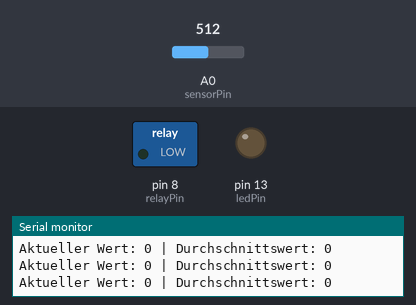
Bench run of a sketch on a simulated Arduino Nano, built with avr-gcc and run on an emulated ATmega328P. Parts: switched loads named in the sketch (green lamp = pin HIGH), output pins drawn as LEDs (lit = HIGH), the last lines printed to the serial monitor. Inputs (shaded band) come from the test bench; at power-on: A0 (sensorPin) = 512.

Above: at 2.2 s.
2.3 s: A0 (sensorPin) set to 533
3.8 s: A0 (sensorPin) set to 549
At 5.0 s:
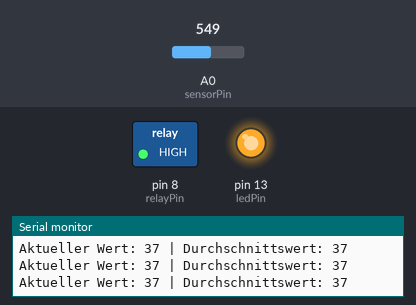
Timing chart, 0 to 6.8 s (numbered marks = the images above; inputs shaded):
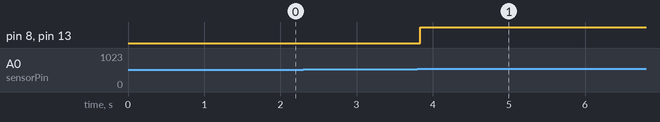

The sketch:

BlastgateBuddy.ino
```cpp
/*
 * Projektname: BlastgateBuddy
 * Version: 1.0
 * Ersteller: Johannes Boernsen
 * Datum: 28. November 2024
 * Beschreibung:
 * Dieser Sketch erkennt mittels eine ACS712-Sensors den Betriebszustand von Holzbearbeitungsmaschinen.
 * Bei eingeschalteter Maschine wird ein Relais eingeschaltet, über das eine Steuerspannung für einen Pneumatik-Absperrschieber gesteuert werden kann.
 *
 * Lizenz: GNU GPLv3
 * Repository: https://github.com/johannesboernsen/BlastgateBuddy
 */

// Pinbelegung
const int sensorPin = A0;       // Analoger Pin, an den der ACS712 angeschlossen ist
const int ledPin = 13;          // Eingebaute LED auf dem Arduino Nano
const int relayPin = 8;         // Digitaler Pin zum Steuern des Relais

// Einstellbarer Schwellwert
int threshold = 30;             // Anpassen basierend auf Ihren Messungen

// Nullpunktwert für den ACS712
int zeroPoint = 0;

// Variablen für den gleitenden Mittelwert
const int numSamples = 10;      // Anzahl der Messungen für den gleitenden Mittelwert
int sensorValues[numSamples];   // Array zur Speicherung der letzten Messungen
int currentIndex = 0;           // Aktueller Index für die Speicherung der Messungen

// Ausschaltverzögerung in Millisekunden (einstellbar)
unsigned long offDelay = 15000; // 10 Sekunden Ausschaltverzögerung

// Variablen für die Verzögerungslogik
unsigned long lastBelowThresholdTime = 0;
bool isBelowThreshold = false;
bool ledState = false;          // Aktueller Zustand der LED und des Relais (true = ein, false = aus)

void setup() {
  pinMode(ledPin, OUTPUT);      // Setzt den LED-Pin als Ausgang
  pinMode(relayPin, OUTPUT);    // Setzt den Relais-Pin als Ausgang
  Serial.begin(9600);           // Initialisiert die serielle Kommunikation

  // Nullpunkt-Kalibrierung durchführen
  zeroPoint = calibrateSensor();
  Serial.print("Kalibrierter Nullpunkt: ");
  Serial.println(zeroPoint);

  // Initialisiert das Array mit dem Nullpunktwert
  for (int i = 0; i < numSamples; i++) {
    sensorValues[i] = zeroPoint;
  }

  // LED und Relais initial ausschalten
  digitalWrite(ledPin, LOW);
  digitalWrite(relayPin, LOW);
}

void loop() {
  int sensorValue = analogRead(sensorPin);  // Liest den analogen Wert des Sensors

  // Berechnet den aktuellen Stromwert (Abweichung vom Nullpunkt)
  int currentValue = abs(sensorValue - zeroPoint);

  // Aktualisiert den Array mit der neuesten Messung (für den gleitenden Mittelwert)
  sensorValues[currentIndex] = currentValue;
  currentIndex = (currentIndex + 1) % numSamples;

  // Berechnet den gleitenden Mittelwert
  long sum = 0;
  for (int i = 0; i < numSamples; i++) {
    sum += sensorValues[i];
  }
  int averageValue = sum / numSamples;

  // Gibt den aktuellen Sensorwert und den Durchschnittswert auf dem seriellen Monitor aus
  Serial.print("Aktueller Wert: ");
  Serial.print(currentValue);
  Serial.print(" | Durchschnittswert: ");
  Serial.println(averageValue);

  unsigned long currentTime = millis();

  // **LED und Relais sofort einschalten, wenn der aktuelle Wert über dem Schwellwert liegt**
  if (currentValue > threshold) {
    if (!ledState) {
      ledState = true;
      digitalWrite(ledPin, HIGH);
      digitalWrite(relayPin, HIGH);  // Relais einschalten
    }
    // Ausschaltverzögerung abbrechen, falls sie läuft
    isBelowThreshold = false;
    lastBelowThresholdTime = 0;
  } else {
    // **Überprüfen, ob die Ausschaltverzögerung gestartet werden muss**
    if (!isBelowThreshold) {
      // Gerade unter den Schwellwert gefallen, Verzögerung starten
      isBelowThreshold = true;
      lastBelowThresholdTime = currentTime;
    } else {
      // **Überprüfen, ob die Verzögerungszeit abgelaufen ist**
      if (currentTime - lastBelowThresholdTime >= offDelay) {
        if (ledState) {
          ledState = false;
          digitalWrite(ledPin, LOW);
          digitalWrite(relayPin, LOW);  // Relais ausschalten
        }
        // Verzögerungsvariablen zurücksetzen
        isBelowThreshold = false;
        lastBelowThresholdTime = 0;
      }
    }
  }

  delay(100); // Wartezeit von 100 ms für eine schnellere Reaktionszeit
}

int calibrateSensor() {
  long sum = 0;
  int samples = 100;

  // Mehrere Messungen durchführen, um den Mittelwert (Nullpunkt) zu berechnen
  for (int i = 0; i < samples; i++) {
    sum += analogRead(sensorPin);
    delay(10);  // Kleine Wartezeit zwischen den Messungen
  }

  // Gibt den Durchschnittswert zurück
  return sum / samples;
}
```

Measured:
- the behaviour switches between 542 and 543 on A0 (sensorPin) (found by bisection; images 0 and 1)
- after the input at 3.8 s, pin 8 (relayPin), pin 13 (ledPin): LOW → HIGH at once
